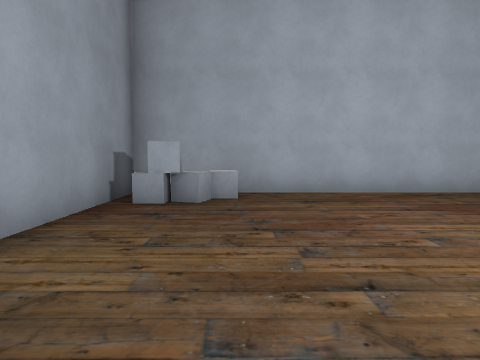
view 1 (above)

12 first-person views from a walk through a 3-D level made in the Godot game engine. The camera is 1.5 m above the floor, tilts 4° down and sees 70° across. Doors that lead somewhere are drawn open, without their leaves. The floor is counted in squares, 2 m on a side. Each view is taken from the middle of a square. On the plan, view 1 faces up. The plan holds only what a view shows up to about 11 squares ahead; the rest is blank. Some surface patterns are stand-ins.

view 2
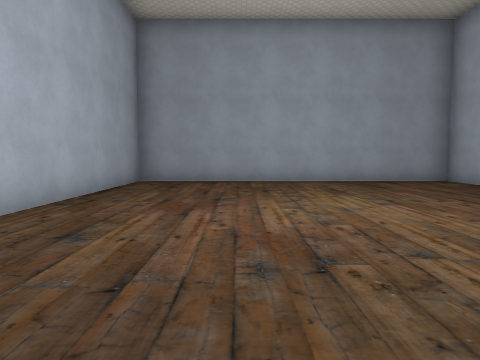

view 3
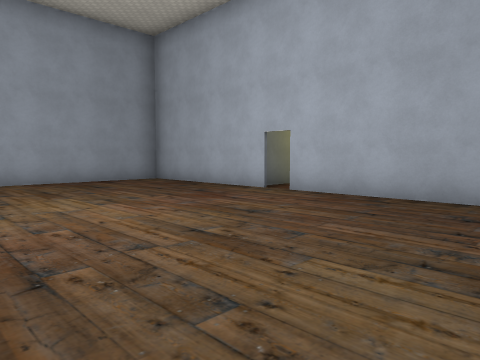

view 4
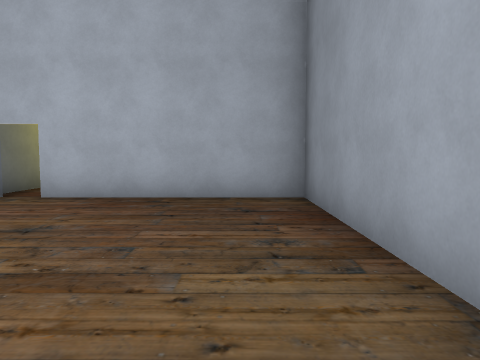

view 5
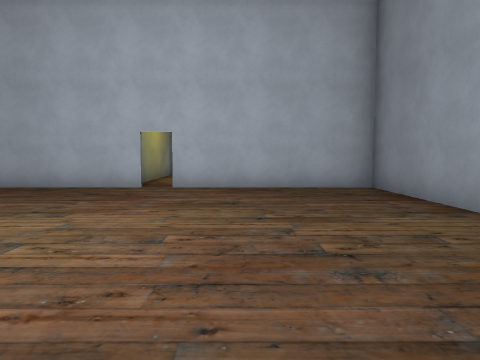

view 6
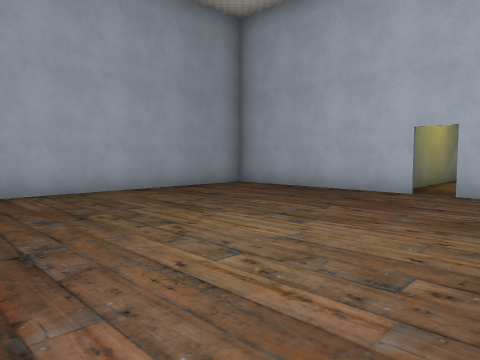

view 7
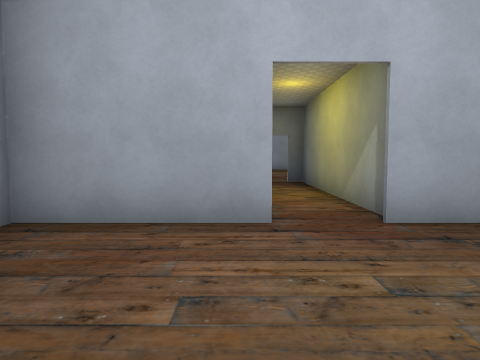

view 8
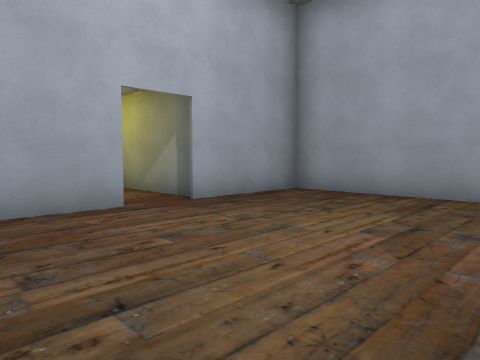

view 9
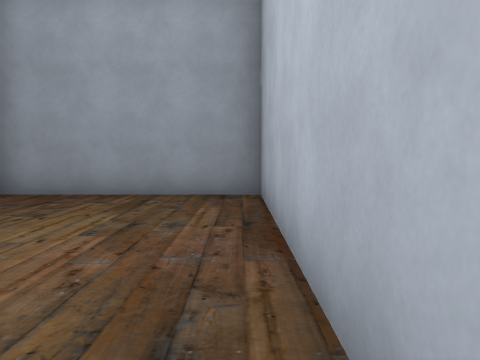

view 10
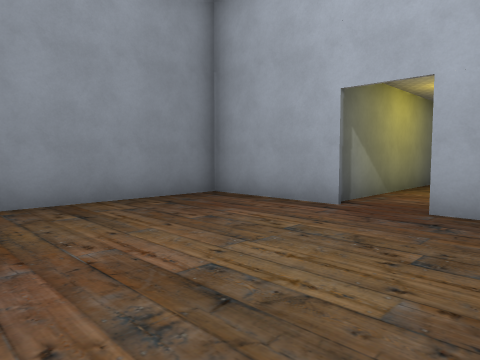

view 11
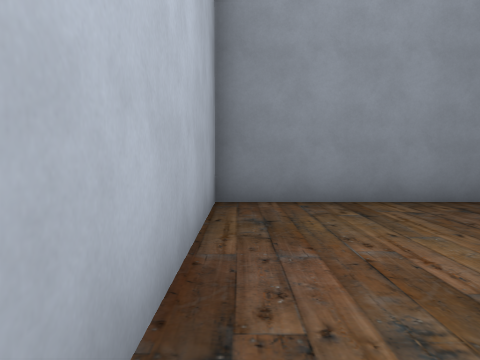

view 12
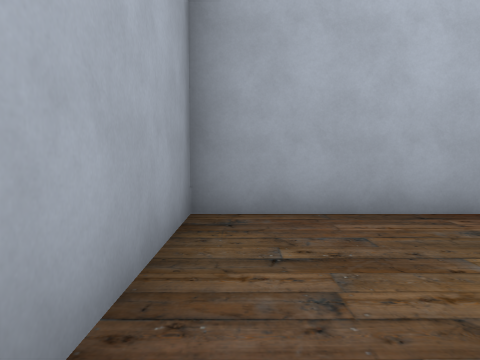

### Floor plan
Points are (right, up) in squares from view 1. A wall is a line through its corners. A room is listed if a view was taken in it or the views show most of it. See-through windows are left out.
Room 1 (views 1, 2, 3, 4, 5, 6)
walls: (3.2, -2.2) (8.2, -2.2) (8.2, 7) (-2.2, 7) (-2.2, -2.2) (2.6, -2.2); (-0.6, 5.5) (-1.5, 5.4); (-1, 6) (-1, 5.5)
low walls: (0, 6.1) (-0.5, 6) (-0.7, 5.5) (-1.2, 5.7); (-1.2, 6) (-1.2, 5.4) (-1.8, 5.4)
ways out: open door at (3, -2) to room 2
Room 2 (views 7, 8, 9, 10, 11, 12)
walls: (2.2, -3.1) (2.2, -8.2) (-0.6, -8.2) (-0.6, -13.4) (6.6, -13.4) (6.6, -8.2) (3.8, -8.2) (3.8, -2.3) (3.4, -2.3)
ways out: open door at (3, -2) to room 1

Positions as (right, up) in squares from view 1, and headings:
1: (0, 0), facing up
2: (-2, 4), facing right
3: (-2, 4), facing down-right
4: (-1, 4), facing down
5: (1, 6), facing down
6: (1, 5), facing down-right
7: (2, -12), facing up
8: (0, -13), facing up-right
9: (0, -13), facing right
10: (5, -13), facing up-left
11: (5, -13), facing left
12: (6, -9), facing down
